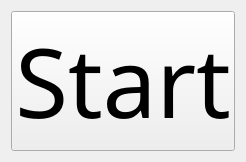
<?xml version="1.0" encoding="UTF-8"?>
<ui version="4.0">
 <class>Form</class>
 <widget class="QWidget" name="Form">
  <property name="geometry">
   <rect>
    <x>0</x>
    <y>0</y>
    <width>130</width>
    <height>125</height>
   </rect>
  </property>
  <property name="windowTitle">
   <string>Form</string>
  </property>
  <layout class="QVBoxLayout" name="verticalLayout">
   <item>
    <widget class="QPushButton" name="pushButton">
     <property name="font">
      <font>
       <family>Playbill</family>
       <pointsize>72</pointsize>
      </font>
     </property>
     <property name="text">
      <string>Start</string>
     </property>
    </widget>
   </item>
  </layout>
 </widget>
 <resources/>
 <connections/>
</ui>
